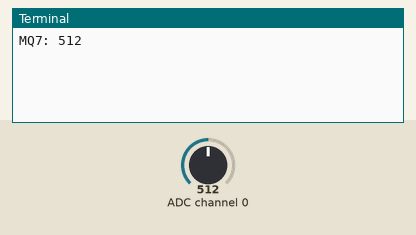
Simulated run of this program. Board: Raspberry Pi (BCM pin numbers). Parts: the last lines printed to the terminal. The inputs (shaded band) are chosen by the test bench; at power-on: ADC channel 0 = 512 (analog values on the 0–1023 scale). Requests to the public web service named in the program get a made-up reply in its usual format after 0.4 s (London, UTC, broken clouds, 64 % humidity, 1013 hPa unless stated).

Above: at 1.2 s.
1.3 s: ADC channel 0 set to 716
At 2.1 s:
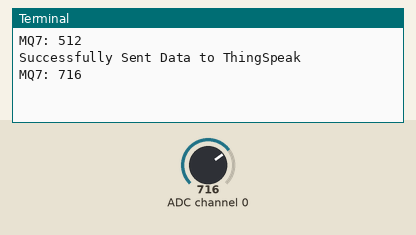
4.3 s: ADC channel 0 set to 900
At 4.3 s:
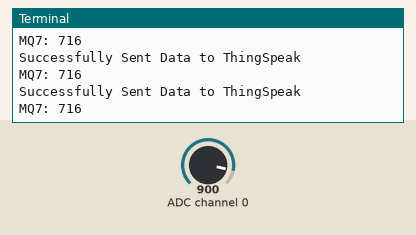
Timing chart, 0 to 7.3 s (numbered marks = the images above; inputs shaded):
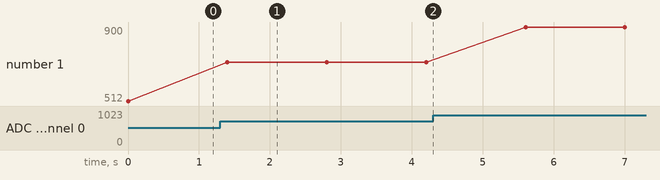

Measured:
- after the input at 1.3 s, the terminal: prints a new line after 0.10 s (image 1)
- plotted number 1: 512 → 716 after the input at 1.3 s, 716 → 900 after the input at 4.3 s

The program:

mq7_thingspeak.py
```python
import requests
import RPi.GPIO as GPIO
import Adafruit_MCP3008
import time
import Adafruit_GPIO.SPI as SPI

api_key="R3I0NBZOT5N0TYX8"

api_url = "https://api.thingspeak.com/update.json"
GPIO.setmode(GPIO.BCM)
CLK=11
MISO=9
MOSI=10
CS=8
mcp=Adafruit_MCP3008.MCP3008(clk=CLK,miso=MISO,mosi=MOSI,cs=CS)
while True:
    mq7=mcp.read_adc(0)
    print("MQ7:",mq7)
    time.sleep(1)
    data={
        "apikey":api_key,
        "field3":mq7
        }
    response=requests.post(api_url,data=data)
    if response.status_code==200:
        print("Successfully Sent Data to ThingSpeak")
    else:
        print("Failed to sent data to Thingspeak")
```
